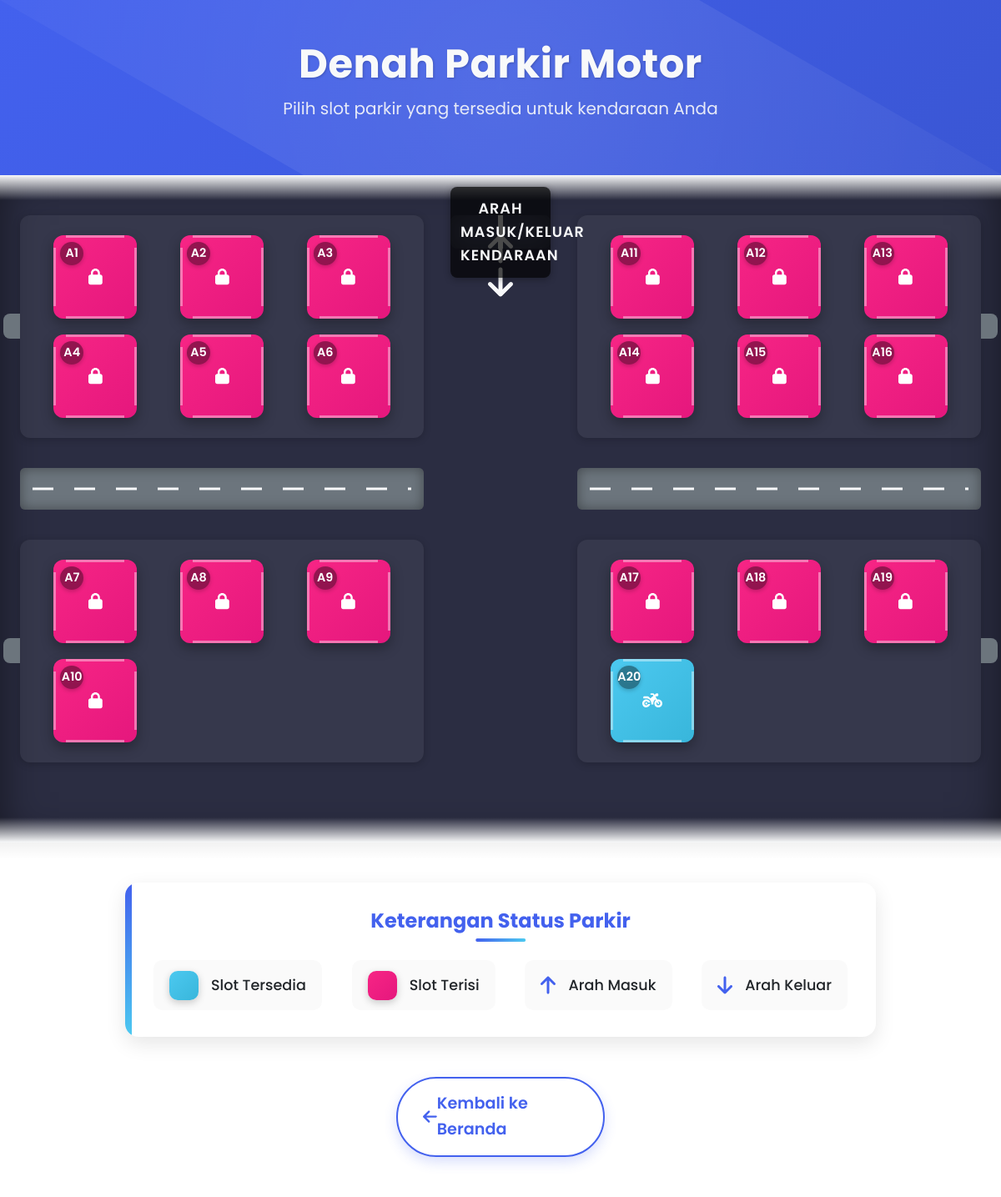
Before: /motor/ with the older database file.
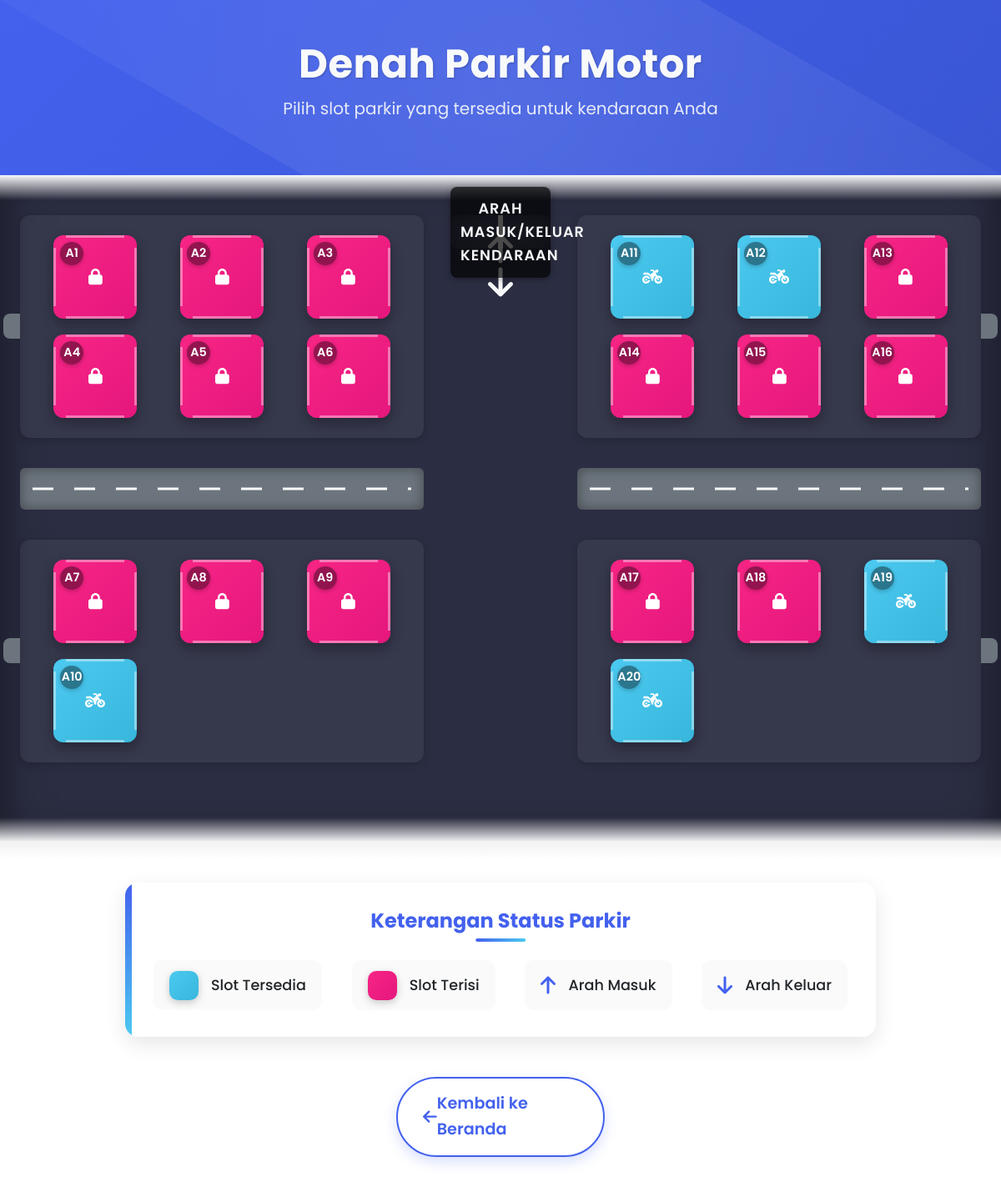
After: the same page with the newer database file.
### parkir/models.py (models this page shows, shortened)
class SlotParkir(models.Model):
    JENIS_KENDARAAN = [('mobil', 'Mobil'), ('motor', 'Motor')]
    nomor_slot = models.CharField(max_length=10)
    jenis_kendaraan = models.CharField(max_length=10, choices=JENIS_KENDARAAN)
    tersedia = models.BooleanField(default=True)
    kode_unik = models.CharField(max_length=20, null=True, blank=True)

### parkir/views.py (the view)
# urls.py: path('motor/', views.motor_view, name='motor'),
def motor_view(request):
    slots = list(SlotParkir.objects.filter(jenis_kendaraan='motor').order_by('nomor_slot'))
    slots.sort(key=natural_key)
    half = len(slots) // 2
    slots_left = slots[:half]
    slots_right = slots[half:]
    def chunk(lst, n):
        return [lst[i:i + n] for i in range(0, len(lst), n)]
    slots_left_rows = chunk(slots_left, 6)  # 5 slots per row on left side
    slots_right_rows = chunk(slots_right, 6)  # 5 slots per row on right side
    context = {
        'slots_left': slots_left_rows,  # Now a list of lists (rows)
        'slots_right': slots_right_rows,  # Now a list of lists (rows)
    }
    return render(request, 'parkir/motor.html', context)

### parkir/views.py (called while the page is built)
def natural_key(slot):
    match = re.match(r"([A-Za-z]+)(\d+)", slot.nomor_slot)
    if match:
        letter, number = match.groups()
        return (letter, int(number))
    else:
        return (slot.nomor_slot, 0)

### parkir/templates/parkir/motor.html (shortened to what the changed rows need)
<!DOCTYPE html>
<html lang="id">
<head>
    <link href="https://cdn.jsdelivr.net/npm/bootstrap@5.3.0/dist/css/bootstrap.min.css" rel="stylesheet" />
    <link rel="stylesheet" href="https://cdnjs.cloudflare.com/ajax/libs/font-awesome/6.4.0/css/all.min.css" />
</head>
<body>
    <header class="parking-header text-center">
        <div class="container">
            <h1 class="parking-title display-5 fw-bold">Denah Parkir Motor</h1>
        </div>
    </header>
    <section class="parking-ground">
        <div class="parking-container">
            <div class="parking-layout">
                <div class="parking-side">
                    {% for group in slots_left %}
                    <div class="parking-group floating-element">
                        <div class="connection-path right-connection"></div>
                        {% for slot in group %}
                        <form method="post" action="{% url 'pilih_slot_motor' slot.id %}" class="d-flex justify-content-center">
                            <button type="submit" class="slot-btn {% if slot.tersedia %}tersedia{% else %}tidak-tersedia{% endif %}" {% if not slot.tersedia %}disabled{% endif %}>
                                <div class="slot-markings">
                                    <div class="slot-line top"></div>
                                    <div class="slot-line bottom"></div>
                                    <div class="slot-line left"></div>
                                    <div class="slot-line right"></div>
                                </div>
                                <i class="fas fa-{% if slot.tersedia %}motorcycle{% else %}lock{% endif %}"></i>
                                <span class="slot-number">{{ slot.nomor_slot }}</span>
                            </button>
                        </form>
                        {% endfor %}
                    </div>
                    {% endfor %}
                </div>
                <div class="parking-side">
                    {% for group in slots_right %}
                    <div class="parking-group floating-element">
                        <div class="connection-path left-connection"></div>
                        {% for slot in group %}
                        <form method="post" action="{% url 'pilih_slot_motor' slot.id %}" class="d-flex justify-content-center">
                            <button type="submit" class="slot-btn {% if slot.tersedia %}tersedia{% else %}tidak-tersedia{% endif %}" {% if not slot.tersedia %}disabled{% endif %}>
                                <div class="slot-markings">
                                    <div class="slot-line top"></div>
                                    <div class="slot-line bottom"></div>
                                    <div class="slot-line left"></div>
                                    <div class="slot-line right"></div>
                                </div>
                                <i class="fas fa-{% if slot.tersedia %}motorcycle{% else %}lock{% endif %}"></i>
                                <span class="slot-number">{{ slot.nomor_slot }}</span>
                            </button>
                        </form>
                        {% endfor %}
                    </div>
                    {% if not forloop.last %}
                    <div class="parking-aisle"></div>
                    {% endif %}
                    {% endfor %}
                </div>
            </div>
        </div>
    </section>
</body>
</html>

Changed rows visible on the page:
changed SlotParkir (number 10 of 20 on the later page): tersedia False → True (drawn)
changed SlotParkir (number 11 of 20 on the later page): tersedia False → True (drawn)
changed SlotParkir (number 12 of 20 on the later page): tersedia False → True (drawn)
changed SlotParkir (number 19 of 20 on the later page): tersedia False → True (drawn)
